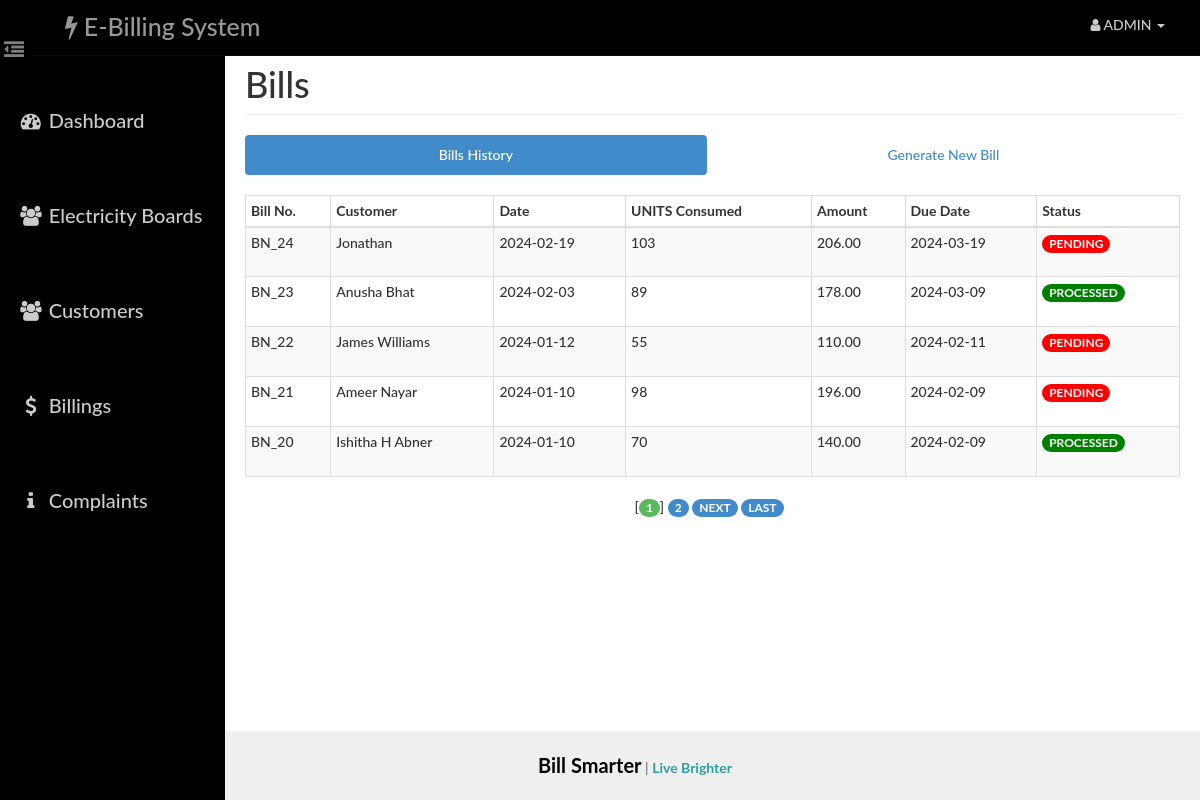
Page /admin/bill.php (signed in) on the committed database.
### tables this page shows
CREATE TABLE bill (
  id int(14) NOT NULL,
  aid int(14) NOT NULL,
  uid int(14) NOT NULL,
  units int(10) NOT NULL,
  amount decimal(10,2) NOT NULL,
  status varchar(10) NOT NULL,
  bdate date NOT NULL,
  ddate date NOT NULL
);

CREATE TABLE user (
  id int(14) NOT NULL,
  board_id int(10) NOT NULL,
  name varchar(40) NOT NULL,
  email varchar(40) NOT NULL,
  phone varchar(255) NOT NULL,
  pass varchar(20) NOT NULL,
  address varchar(100) NOT NULL,
  board_name varchar(30) NOT NULL
);

### admin/paging1.php (called while the page is built, shortened)
<?php
    $rowsperpage = 5;
    $totalpages = ceil($numrows / $rowsperpage);
    if (isset($_GET['currentpage']) && is_numeric($_GET['currentpage'])) {
       $currentpage = (int) $_GET['currentpage'];
    } else {
       $currentpage = 1;
    }
    $offset = ($currentpage - 1) * $rowsperpage;
 ?>

### Includes/admin.php (called while the page is built, shortened)
<?php
    function retrieve_bills_generated($id,$offset, $rowsperpage) {
        global $con;
        $query  = "SELECT user.name AS user, bill.bdate AS bdate , bill.units AS units , bill.amount AS amount , bill.id as bid ";
        $query .= ", bill.ddate AS ddate, bill.status AS status ";
        $query .= " FROM user , bill ";
        $query .= " WHERE user.id=bill.uid AND aid={$id} ";
        $query .= " ORDER BY bill.id DESC ";
        $query .= "LIMIT {$offset}, {$rowsperpage} ";
        $result = mysqli_query($con,$query);
        return $result;
    }
 ?>

### admin/bill.php (the view, shortened to what this page needs)
<?php
    require_once('head_html.php');
    require_once('../Includes/session.php');
    require_once('../Includes/admin.php');
?>
<body>
    <div id="wrapper">
        <?php
            require_once("nav.php");
            require_once("sidebar.php");
        ?>
        <div id="page-content-wrapper">
            <div class="container-fluid">
                <div class="row">
                    <div class="col-lg-12">
                        <h1 class="page-header">
                            Bills
                        </h1>
                        <ul class="nav nav-pills nav-justified">
                            <li class="active"><a href="#generated" data-toggle="pill">Bills History</a>
                            </li>
                            <li class=""><a href="#generate" data-toggle="pill">Generate New Bill</a>
                            </li>
                        </ul>
                        <div class="tab-content">
                            <div class="tab-pane fade in active" id="generated">
                                <div class="table-responsive">
                                    <table class="table table-hover table-striped table-bordered table-condensed">
                                        <thead>
                                            <tr>
                                                <th>Bill No.</th>
                                                <th>Customer</th>
                                                <th>Date</th>
                                                <th>UNITS Consumed</th>
                                                <th>Amount</th>
                                                <th>Due Date</th>
                                                <th>Status</th>
                                            </tr>
                                        </thead>
                                        <tbody>
                                        <?php
                                            $id=$_SESSION['aid'];
                                            $query1 = "SELECT COUNT(user.name) FROM user,bill WHERE user.id=bill.uid AND aid={$id}";
                                            $result1 = mysqli_query($con,$query1);
                                            $row1 = mysqli_fetch_row($result1);
                                            $numrows = $row1[0];
                                            include("paging1.php");
                                            $result = retrieve_bills_generated($_SESSION['aid'],$offset, $rowsperpage);
                                            while($row = mysqli_fetch_assoc($result)){
                                            ?>
                                                <tr>
                                                    <td><?php echo 'BN_'.$row['bid']?></td>
                                                    <td height="50"><?php echo $row['user'] ?></td>
                                                    <td><?php echo $row['bdate'] ?></td>
                                                    <td><?php echo $row['units'] ?></td>
                                                    <td><?php echo $row['amount'] ?></td>
                                                    <td><?php echo $row['ddate'] ?></td>
                                                    <td><?php if($row['status'] == 'PENDING') { echo'<span class="badge" style="background: red;">'.$row["status"].'</span>'; } else { echo'<span class="badge" style="background: green;">'.$row["status"].'</span>';} ?></td>
                                                </tr>
                                            <?php
                                            }
                                            ?>
                                        </tbody>
                                    </table>
                                    <?php include("paging2.php");  ?>
                                </div>
                            </div>
                        </div>
                    </div>
                </div>
            </div>
        </div>
    </div>
    <?php
    require_once("footer.php");
    ?>
</body>
</html>

### admin/head_html.php (shortened to what this page needs)
<!DOCTYPE html>
<html lang="en">
<head>
    <link href="../assets/css/bootstrap.css" rel="stylesheet">
    <link href="../assets/css/dash_admin.css" rel="stylesheet">
    <link rel="stylesheet" href="https://maxcdn.bootstrapcdn.com/font-awesome/4.2.0/css/font-awesome.min.css">
</head>

### admin/nav.php (shortened to what this page needs)
<nav class="navbar navbar-inverse navbar-fixed-top" role="navigation">
    <div class="navbar-header">
        <a class="navbar-brand" href="index.php"><i class="fa fa-bolt"></i> E-Billing System</a>
    </div>
    <a style="position:absolute;top:35px;left:-1px;font-size:20px;color:#7f7f7f;padding:5px;background-color: #000;border-bottom-right-radius:10px; " href="#menu-toggle" id="menu-toggle" <i class="fa fa-dedent"></i></a>
    <ul class="nav navbar-right top-nav">
        <li class="dropdown">
            <?php
                echo "<a href=\"#\" class=\"dropdown-toggle\" data-toggle=\"dropdown\"><i class=\"fa fa-user\"></i> ADMIN <b class=\"caret\"></b></a> ";
             ?>
        </li>
    </ul>
</nav>

### admin/sidebar.php
<div id="sidebar-wrapper">
    <ul class="sidebar-nav">
        <li class="active">
            <a href="index.php"><i class="fa fa-fw fa-dashboard"></i> Dashboard</a>
        </li>
        <li>
            <a href="board.php"><i class="fa fa-fw fa-users"></i> Electricity Boards </a>
        </li>
        <li>
            <a href="users.php"><i class="fa fa-fw fa-users"></i> Customers </a>
        </li>
        <li>
            <a href="bill.php"><i class="fa fa-fw fa-dollar"></i> Billings </a>
        </li>
        <li>
            <a href="complaint.php"><i class="fa fa-fw fa-info"></i> Complaints </a>
        </li>
    </ul>
</div>

### admin/paging2.php (shortened to what this page needs)
<?php
       $range = 3;
echo "<div class=\"col-md-offset-5\">";
       for ($x = ($currentpage - $range); $x < (($currentpage + $range) + 1); $x++) {
          if (($x > 0) && ($x <= $totalpages)) {
             if ($x == $currentpage) {
                echo " [<b><span class=\"badge badge-custom-success\">$x</b>] ";
             } else {
                echo " <a href='{$_SERVER['PHP_SELF']}?currentpage=$x'><span class=\"badge badge-custom-primary\">$x</a> ";
             }
          }
      }
       if ($currentpage != $totalpages && $totalpages!=0 && $totalpages<=5) {
          $nextpage = $currentpage + 1;
          echo " <a href='{$_SERVER['PHP_SELF']}?currentpage=$nextpage'><span class=\"badge badge-custom-primary\">NEXT</a> ";
          echo " <a href='{$_SERVER['PHP_SELF']}?currentpage=$totalpages'><span class=\"badge badge-custom-primary\">LAST</a> ";
       }
echo "</div>";
 ?>

### admin/footer.php
<footer class="text-center" style="background-color: #343a40; color: #ffffff;">
    <div class="footer-below">
        <div class="container">
            <span style="font-weight: bold; color: #000000; font-size: 20px;">Bill Smarter</span>
            <span style="color: #6c757d;"> | </span>
            <a href="#" style="text-decoration: none; color: #2D9FA5; font-weight: bold;">Live Brighter</a>
        </div>
    </div>
</footer>

### assets/css/dash_admin.css (style rules this page uses)
html { height: 100%; }
body, html { width: 100%; height: 100%; }
body, h1, h2, h3, h4, h5, h6 { font-family: "Lato","Helvetica Neue",Helvetica,Arial,sans-serif; font-weight: 500; }
#wrapper { padding-left: 10px; padding-top: 5px; -webkit-transition: all 0.5s ease; -moz-transition: all 0.5s ease; -o-transition: all 0.5s ease; transition: all 0.5s ease; }
#sidebar-wrapper { margin-top: 20px; z-index: 1000; position: fixed; left: 250px; width: 0; height: 100%; margin-left: -250px; overflow-y: auto; background: #000; -webkit-transition: all 0.5s ease; -moz-transition: all 0.5s ease; -o-transition: all 0.5s ease; transition: all 0.5s ease; }
#page-content-wrapper { width: 100%; padding: 15px; min-height:100%; }
.navbar { background: #000; }
.navbar-brand { font-family: 'Lato', sans-serif; font-size: 25px; margin-left: 50px; color: #cccccc; }
.top-nav { padding: 0 20px; background: #000; }
.top-nav>li>a { padding-top: 15px; padding-bottom: 15px; line-height: 20px; color: #ccc; }
.sidebar-nav { position: absolute; top: 60px; width: 225px; margin: 0; padding: 0; list-style: none; }
.sidebar-nav li { padding-bottom: 25px; line-height: 70px; font-family: 'Lato', sans-serif; font-size: 20px; }
.sidebar-nav li a { padding-left: 18px; display: block; text-decoration: none; color: #cccccc; }
@media (min-width:768px) { #wrapper { padding-left: 225px; } }
@media (min-width:768px) { #sidebar-wrapper { width: 225px; } }
@media (min-width:768px) { #page-content-wrapper { padding: 20px; } }
.table-responsive { padding-top: 20px; padding-bottom: 20px; }
footer { color: #000; position: absolute; bottom: 0; padding-left: 0px; width: 100%; }
footer .footer-below { padding: 20px 0px; padding-left: 50px; background-color: #efefef; }
.badge-custom-success { background-color: #5cb85c; }
.badge-custom-primary { background-color: #428bca; }

### rows in the picture
bill: id "24", uid.name "Jonathan", bdate "2024-02-19", units "103", amount "206.00", ddate "2024-03-19", status "PENDING"
bill: id "23", uid.name "Anusha Bhat", bdate "2024-02-03", units "89", amount "178.00", ddate "2024-03-09", status "PROCESSED"
bill: id "22", uid.name "James Williams", bdate "2024-01-12", units "55", amount "110.00", ddate "2024-02-11", status "PENDING"
bill: id "21", uid.name "Ameer Nayar", bdate "2024-01-10", units "98", amount "196.00", ddate "2024-02-09", status "PENDING"
bill: id "20", uid.name "Ishitha H Abner", bdate "2024-01-10", units "70", amount "140.00", ddate "2024-02-09", status "PROCESSED"
